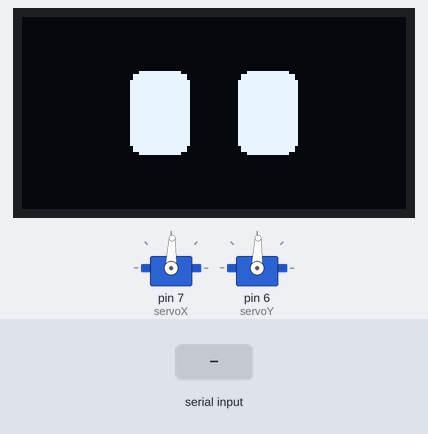
Recording of a sketch running on a simulated Arduino Uno, built with avr-gcc and run on an emulated ATmega328P. On the bench: 128×64 one-colour display, 2 × servo. Inputs (shaded band) come from the test bench. Random numbers use the default seed unless the sketch sets one.

Above: at 5.47 s.
5.7 s: "ANIMATE\n" received over Serial
At 6.6 s:
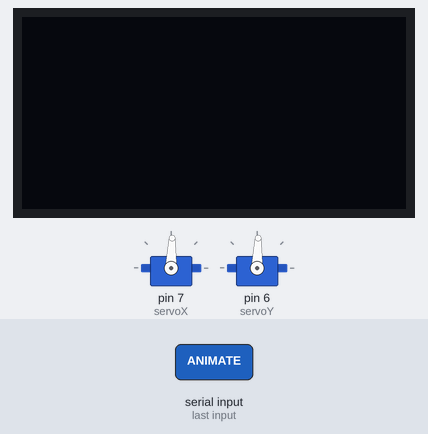
7.4 s: "ANIMATE,1\n" received over Serial
At 9.2 s:
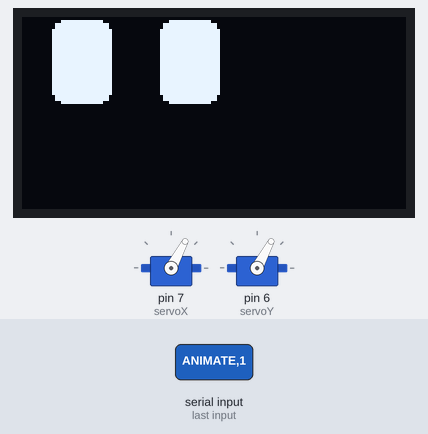
10.4 s: "ANIMATE,150\n" received over Serial
At 10.87 s:
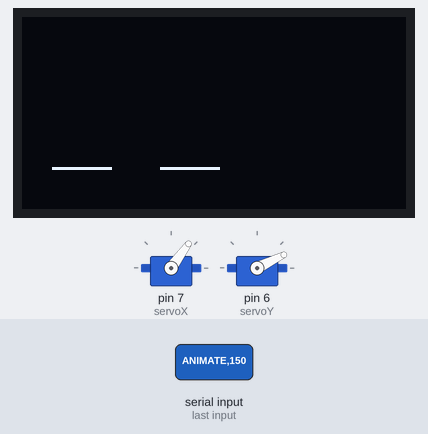
13.4 s: "90,45\n" received over Serial
At 14.75 s:
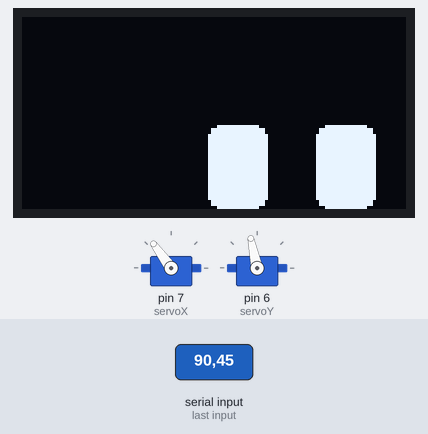
16.0 s: "SHAKE,1\n" received over Serial
At 17.39 s:
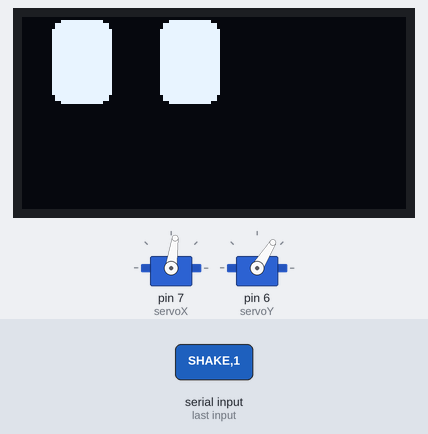
18.0 s: "90,45\n" received over Serial
At 18.32 s:
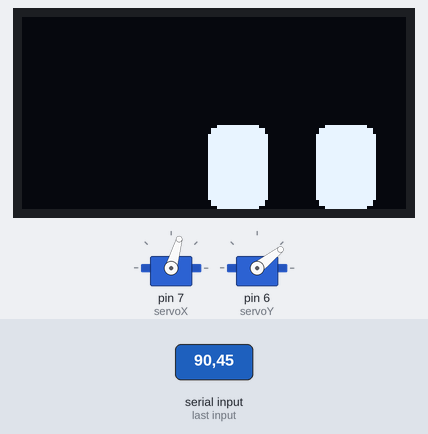
Timing chart, 0 to 21.5 s (numbered marks = the images above; inputs shaded):
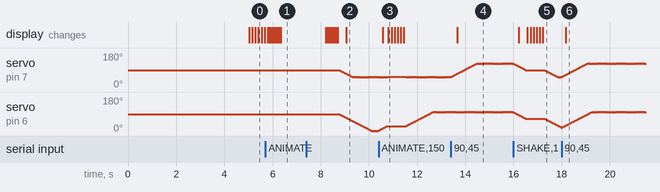

The sketch:

main_ARD.ino
```cpp
#include <U8g2lib.h>
#include <Wire.h>
#include <Servo.h>

// Initialize display for SH1106 with 128×64 resolution
U8G2_SH1106_128X64_NONAME_F_HW_I2C u8g2(U8G2_R0, /* reset=*/ U8X8_PIN_NONE);

// Servo setup
Servo servoX;  // Servo for left-right movement
Servo servoY;  // Servo for up-down movement

// Eye properties
int eyeWidth = 20;      // Remove const to allow modification
int eyeHeight = 28;     // Remove const to allow modification
const int eyeXOffset = 18;
const int blinkInterval = 5000; // Blink every 5 seconds
const int eyeColorChangeDuration = 100; // Duration for eye color change
const int excitementScale = 10; // Scale for excited eye effect

// Eye position and shape properties
int eyeXPosition = 64;
int eyeY = 18;

// Servo target positions for smooth movement
int targetXPosition = 90;
int targetYPosition = 90;
const int servoSpeed = 2;  // Speed of servo movement

// Timing variables
unsigned long lastBlinkTime = 0;
bool isWandering = false;

void setup() {
    u8g2.begin();
    Serial.begin(9600);

    // Initialize servos
    servoX.attach(7);
    servoY.attach(6);

    drawEyes();
}

void loop() {
    handleSerialCommands();

    // Check if it's time to blink
    if (millis() - lastBlinkTime >= blinkInterval) {
        blink();
        lastBlinkTime = millis();
    } else {
        moveServosSmoothly();
        if (isWandering) {
            wanderEyes();
        } else {
            drawEyes();
        }
    }
}

void handleSerialCommands() {
    if (Serial.available() > 0) {
        String command = Serial.readStringUntil('\n');
        if (command == "ANIMATE") {
            animateEyes();
        } else if (command == "SHAKE") {
            shakeServos();
        } else {
            updateEyePosition(command);
        }
    }
}

void updateEyePosition(String command) {
    int separatorIndex = command.indexOf(',');
    if (separatorIndex > 0) {
        String xValue = command.substring(0, separatorIndex);
        String yValue = command.substring(separatorIndex + 1);

        eyeXPosition = constrain(xValue.toInt(), eyeWidth + eyeXOffset, u8g2.getDisplayWidth() - eyeWidth - eyeXOffset);
        eyeY = constrain(yValue.toInt(), 0, u8g2.getDisplayHeight() - eyeHeight);

        targetXPosition = map(eyeXPosition, 0, 128, 0, 180);
        targetYPosition = map(eyeY, 0, 64, 0, 180);
    }
}

void drawEyes() {
    u8g2.clearBuffer();

    // Dynamic eye shapes
    int currentEyeWidth = eyeWidth;
    int currentEyeHeight = eyeHeight;
    if (isWandering) {
        currentEyeWidth += random(-2, 2);
        currentEyeHeight += random(-2, 2);
    }

    // Draw left eye
    u8g2.drawRBox(eyeXPosition - eyeXOffset - currentEyeWidth / 2, eyeY, currentEyeWidth, currentEyeHeight, 4);
    u8g2.drawBox(eyeXPosition - eyeXOffset - 6, eyeY + 8, 12, 12);

    // Draw right eye
    u8g2.drawRBox(eyeXPosition + eyeXOffset - currentEyeWidth / 2, eyeY, currentEyeWidth, currentEyeHeight, 4);
    u8g2.drawBox(eyeXPosition + eyeXOffset - 6, eyeY + 8, 12, 12);

    u8g2.sendBuffer();
}

void blink() {
    // Blink with a squint effect
    for (int i = 0; i < 3; i++) {  // Repeat squinting for effect
        u8g2.clearBuffer();

        // Draw closed eyes (horizontal lines)
        u8g2.drawHLine(eyeXPosition - eyeXOffset - eyeWidth / 2, eyeY + eyeHeight / 2, eyeWidth);
        u8g2.drawHLine(eyeXPosition + eyeXOffset - eyeWidth / 2, eyeY + eyeHeight / 2, eyeWidth);
        u8g2.sendBuffer();
        delay(100);

        drawEyes();  // Return to open eyes
        delay(100);
    }
}

void shakeServos() {
    int currentX = servoX.read();
    int currentY = servoY.read();

    for (int i = 0; i < 3; i++) {
        servoY.write(currentY + 30);
        delay(100);
        servoY.write(currentY - 30);
        delay(100);
    }

    servoX.write(currentX);
    servoY.write(currentY);
}

void animateEyes() {
    // Step 1: Rapidly expand into a thick circle
    for (int radius = 1; radius <= u8g2.getDisplayWidth() / 2; radius += 4) {
        u8g2.clearBuffer();
        u8g2.drawCircle(u8g2.getDisplayWidth() / 2, u8g2.getDisplayHeight() / 2, radius + 20);
        u8g2.sendBuffer();
        delay(10);
    }

    // Step 2: Flash effect with fade-in and fade-out
    for (int brightness = 0; brightness <= 255; brightness += 51) {
        u8g2.setContrast(brightness);
        u8g2.sendBuffer();
        delay(eyeColorChangeDuration);
    }

    u8g2.setContrast(255);
    u8g2.sendBuffer();
    delay(100);

    for (int brightness = 255; brightness >= 0; brightness -= 51) {
        u8g2.setContrast(brightness);
        u8g2.sendBuffer();
        delay(eyeColorChangeDuration);
    }

    // Step 3: Fast return to normal
    for (int radius = u8g2.getDisplayWidth() / 2; radius >= 1; radius -= 4) {
        u8g2.clearBuffer();
        u8g2.drawCircle(u8g2.getDisplayWidth() / 2, u8g2.getDisplayHeight() / 2, radius + 20);
        u8g2.sendBuffer();
        delay(10);
    }

    u8g2.setContrast(255);
    drawEyes();
}

// Function to smoothly move the servos towards target positions
void moveServosSmoothly() {
    int currentX = servoX.read();
    int currentY = servoY.read();

    // Move X servo
    currentX += (targetXPosition - currentX) > 0 ? servoSpeed : -servoSpeed;
    servoX.write(constrain(currentX, 0, 180));

    // Move Y servo
    currentY += (targetYPosition - currentY) > 0 ? servoSpeed : -servoSpeed;
    servoY.write(constrain(currentY, 0, 180));
}

// Function to add wandering behavior for the eyes
void wanderEyes() {
    if (millis() % 2000 < 100) {
        int wanderX = random(-10, 11);
        int wanderY = random(-5, 6);
        eyeXPosition += wanderX;
        eyeY += wanderY;

        eyeXPosition = constrain(eyeXPosition, eyeWidth + eyeXOffset, u8g2.getDisplayWidth() - eyeWidth - eyeXOffset);
        eyeY = constrain(eyeY, 0, u8g2.getDisplayHeight() - eyeHeight);

        targetXPosition = map(eyeXPosition, 0, 128, 0, 180);
        targetYPosition = map(eyeY, 0, 64, 0, 180);

        isWandering = true;

        drawEyes();
    }
}

// Function to create excitement with enlarging eyes
void excitedBlink() {
    // Enlarge eyes
    int originalWidth = eyeWidth;
    int originalHeight = eyeHeight;

    for (int scale = 0; scale <= excitementScale; scale++) {
        int newWidth = originalWidth + scale; // Use a temporary variable
        int newHeight = originalHeight + scale / 2; // Use a temporary variable

        // Ensure the new sizes do not exceed certain limits
        newWidth = constrain(newWidth, 10, 50);
        newHeight = constrain(newHeight, 10, 50);

        // Draw eyes with updated sizes
        u8g2.clearBuffer();
        u8g2.drawRBox(eyeXPosition - eyeXOffset - newWidth / 2, eyeY, newWidth, newHeight, 4);
        u8g2.drawBox(eyeXPosition - eyeXOffset - 6, eyeY + 8, 12, 12);
        u8g2.drawRBox(eyeXPosition + eyeXOffset - newWidth / 2, eyeY, newWidth, newHeight, 4);
        u8g2.drawBox(eyeXPosition + eyeXOffset - 6, eyeY + 8, 12, 12);

        u8g2.sendBuffer();
        delay(50);
    }

    // Reset eyes
    eyeWidth = originalWidth;
    eyeHeight = originalHeight;
    drawEyes();
}
```

Measured:
- after the input at 5.7 s, the display: first changes after 0.10 s (image 1 shows a later state)
- after the input at 13.4 s, the display: changes after 0.27 s (image 4)
- after the input at 18.0 s, the display: changes after 0.17 s (image 6)
- by itself, servo on pin 7 (servoX), servo on pin 6 (servoY): alternates 90° for 0.03 s and 88° for 0.03 s, 163 changes in all, then stays 88°
